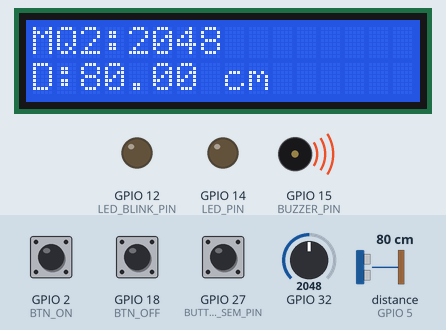
Bench run of a program on a simulated ESP32. Shown: 16×2 character LCD, output pins drawn as LEDs (lit = HIGH), buzzer (waves = sounding). Dashed ring = blinking. The inputs (shaded band) are chosen by the test bench; at power-on: GPIO 2 (BTN_ON) LOW, GPIO 27 (BUTTON_SEM_PIN) LOW, GPIO 18 (BTN_OFF) LOW, distance to the obstacle (sensor on GPIO 5) 80 cm, GPIO 32 = 2048. The echo pulse lasts 58.3 µs per cm; what the program prints to the serial monitor is not drawn.

Above: at 1.78 s.
1.8 s: GPIO 2 (BTN_ON) pulled HIGH for 0.15 s
At 2.37 s:
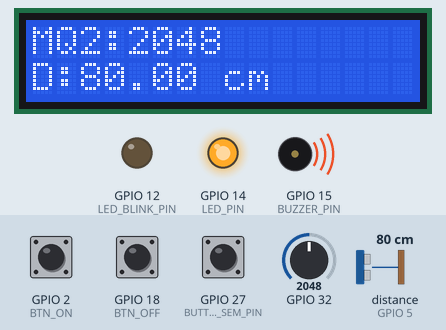
2.5 s: GPIO 27 (BUTTON_SEM_PIN) pulled HIGH for 0.15 s
At 2.91 s:
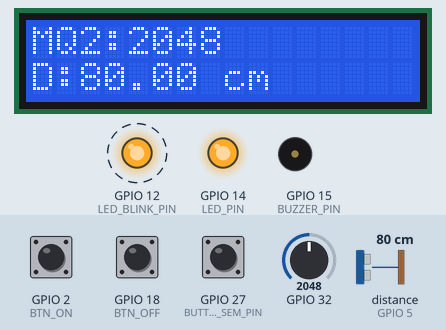
3.2 s: GPIO 18 (BTN_OFF) pulled HIGH for 0.15 s
At 3.8 s:
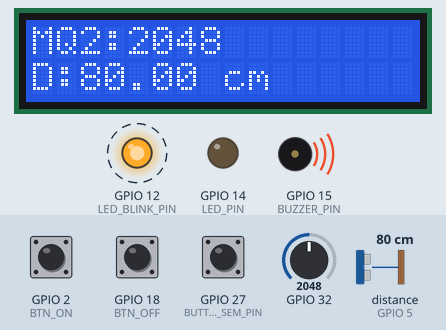
3.9 s: distance to the obstacle (sensor on GPIO 5) set to 2 cm
At 5.93 s:
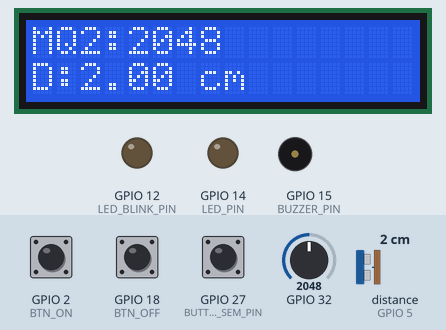
6.5 s: GPIO 32 set to 2866
At 8.8 s:
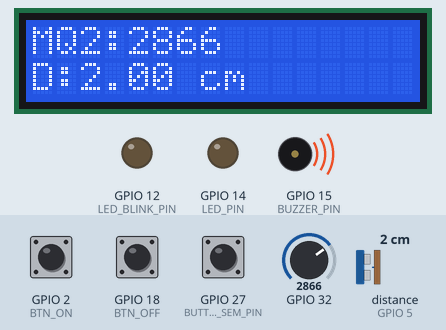
9.5 s: distance to the obstacle (sensor on GPIO 5) set to 4 cm
At 11.8 s:
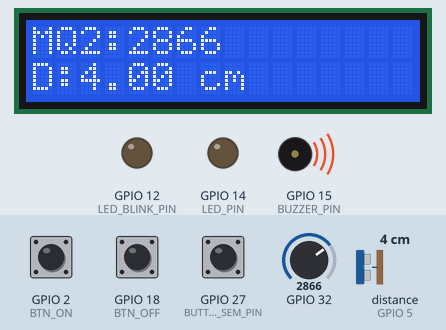
Timing chart, 0 to 12.5 s (numbered marks = the images above; inputs shaded):
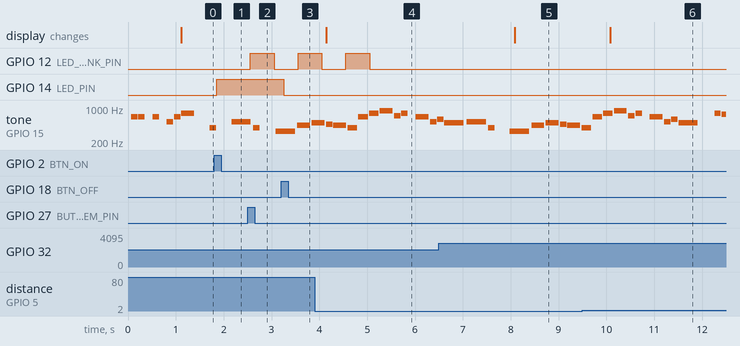

Measured:
- after the input at 1.8 s, GPIO 14 (LED_PIN): LOW → HIGH after 0.05 s
- after the input at 2.5 s, GPIO 12 (LED_BLINK_PIN): LOW → HIGH after 0.05 s, → LOW 0.50 s later
- after the input at 3.2 s, GPIO 14 (LED_PIN): HIGH → LOW after 0.05 s
- after the input at 3.9 s, the display: changes after 0.24 s (image 4)
- after the input at 6.5 s, the display: changes after 1.6 s (image 5)
- after the input at 9.5 s, the display: changes after 0.58 s (image 6)
- by itself, tone on GPIO 15 (BUZZER_PIN): plays 659 Hz for 0.20 s, 784 Hz for 0.20 s, 880 Hz for 0.27 s, 698 Hz for 0.14 s, 784 Hz for 0.14 s, 659 Hz for 0.27 s … (11 notes in this stretch)

The program:

main.cpp
```cpp
#include <Arduino.h>
#include <LiquidCrystal_I2C.h>
#include "HCSR04.h"
#include "freertos/FreeRTOS.h"
#include "freertos/task.h"
#include "freertos/timers.h"
#include "driver/adc.h"
#include "Melody.h"

// ==== Định nghĩa chân và thông số ====
#define TRIG_PIN 23
#define ECHO_PIN 5

#define MQ2_SENSOR_PIN ADC1_CHANNEL_4  // GPIO32

#define BUZZER_PIN 15
#define BUZZER_CHANNEL 0

#define I2C_ADDR 0x27
#define LCD_COLUMNS 16
#define LCD_ROWS 2

#define TIMER_PERIOD pdMS_TO_TICKS(1000)  // 5 giây

// button_led
#define BTN_ON 2
#define BTN_OFF 18
#define LED_PIN 14

// Semaphore
#define BUTTON_SEM_PIN  27
#define LED_BLINK_PIN   12
#define DEBOUNCE_DELAY_MS 50
#define BLINK_COUNT 3
#define LED_ON_TIME  500
#define LED_OFF_TIME 500

// ==== LCD và cảm biến siêu âm ====
LiquidCrystal_I2C lcd(I2C_ADDR, LCD_COLUMNS, LCD_ROWS);
UltraSonicDistanceSensor distanceSensor(TRIG_PIN, ECHO_PIN);

SemaphoreHandle_t btnSemaphore = NULL;
int mq2SensorValue = 0;

// ==== Task đọc cảm biến MQ2 (ADC) ====
void readMQ2SensorTask(void *pvParameters)
{
    while (1) {
        mq2SensorValue = adc1_get_raw((adc1_channel_t)MQ2_SENSOR_PIN);
        vTaskDelay(pdMS_TO_TICKS(1000));
    }
}

// ==== Hàm callback timer ====
void timerCallback(TimerHandle_t xTimer)
{
    double distance = distanceSensor.measureDistanceCm();

    lcd.clear();
    lcd.setCursor(0, 0);
    lcd.print("MQ2:");
    lcd.print(mq2SensorValue);

    lcd.setCursor(0, 1);
    if (isnan(distance)) {
        lcd.print("Distance err");
    } else {
        lcd.print("D:");
        lcd.print(distance, 2);
        lcd.print(" cm");
    }
}

// ==== Task điều khiển buzzer ====

// Tempo and timing
int tempo = 200;
int wholenote;

// Task function to play melody once
void TaskPlayMelody(void* pvParameters) {
  // Compute wholenote duration
  wholenote = (60000 * 4) / tempo;

  // Lấy trực tiếp biến numNotes_Lib đã được định nghĩa trong Melody.h do dùng extern
  for (int i = 0; i < numNotes_Lib * 2; i += 2) {
    int note = melody[i];
    int durationCode = melody[i + 1];
    int noteDuration;

    if (durationCode > 0) {
      noteDuration = wholenote / durationCode;
    } else {
      noteDuration = (wholenote / abs(durationCode)) * 1.5;
    }

    // Play tone for 90% of duration
    tone(BUZZER_PIN, note, noteDuration * 0.9);
    vTaskDelay((noteDuration) / portTICK_PERIOD_MS);
    noTone(BUZZER_PIN);
  }

  // Suspend task when done
  vTaskSuspend(NULL);
}

// ==== Task điều khiển LED bằng nút ON/OFF ====

void ledControlTask(void *pvParameters) {
    bool lastBtnOnState  = LOW;
    bool lastBtnOffState = LOW;
    bool stableBtnOnState  = LOW;
    bool stableBtnOffState = LOW;

    TickType_t lastDebounceOnTime  = 0;
    TickType_t lastDebounceOffTime = 0;

    while (1) {
        TickType_t currentTime = xTaskGetTickCount();
        bool currentOnReading  = digitalRead(BTN_ON);
        bool currentOffReading = digitalRead(BTN_OFF);

        // Xử lý nút BTN_ON
        if (currentOnReading != lastBtnOnState) {
            lastDebounceOnTime = currentTime;
        }
        if ((currentTime - lastDebounceOnTime) >= pdMS_TO_TICKS(DEBOUNCE_DELAY_MS)) {
            if (currentOnReading != stableBtnOnState) {
                stableBtnOnState = currentOnReading;
                if (stableBtnOnState == HIGH) {
                    digitalWrite(LED_PIN, HIGH);
                    Serial.println("LED ON");
                }
            }
        }
        lastBtnOnState = currentOnReading;

        // Xử lý nút BTN_OFF
        if (currentOffReading != lastBtnOffState) {
            lastDebounceOffTime = currentTime;
        }
        if ((currentTime - lastDebounceOffTime) >= pdMS_TO_TICKS(DEBOUNCE_DELAY_MS)) {
            if (currentOffReading != stableBtnOffState) {
                stableBtnOffState = currentOffReading;
                if (stableBtnOffState == HIGH) {
                    digitalWrite(LED_PIN, LOW);
                    Serial.println("LED OFF");
                }
            }
        }
        lastBtnOffState = currentOffReading;

        vTaskDelay(pdMS_TO_TICKS(10));  // Delay nhỏ để phản hồi nhanh
    }
}


// ==== Task đọc nút và cấp semaphore ====
void btnSemaphoreTask(void *pvParameters) {
    bool buttonState = LOW;
    bool lastReading = LOW;
    TickType_t lastDebounceTime = 0;

    while(1) {
        TickType_t currentTime = xTaskGetTickCount();
        bool currentReading = digitalRead(BUTTON_SEM_PIN);

        if (currentReading != lastReading) {
            lastDebounceTime = currentTime;
        }

        if ((currentTime - lastDebounceTime) >= pdMS_TO_TICKS(DEBOUNCE_DELAY_MS)) {
            if (currentReading != buttonState) {
                buttonState = currentReading;
                if (buttonState == HIGH) {
                    if (xSemaphoreGive(btnSemaphore) == pdTRUE) {
                        Serial.println("Semaphore given!");
                    }
                }
            }
        }

        lastReading = currentReading;
        vTaskDelay(pdMS_TO_TICKS(10));
    }
}

// ==== Task blink LED khi nhận được semaphore ====
void ledBlinkTask(void *pvParameters) {
    while(1) {
        if (xSemaphoreTake(btnSemaphore, portMAX_DELAY) == pdTRUE) {
            Serial.println("Semaphore taken, start LED blink!");
            for (int i = 0; i < BLINK_COUNT; i++) {
                digitalWrite(LED_BLINK_PIN, HIGH);
                vTaskDelay(pdMS_TO_TICKS(LED_ON_TIME));
                digitalWrite(LED_BLINK_PIN, LOW);
                vTaskDelay(pdMS_TO_TICKS(LED_OFF_TIME));
            }
            Serial.println("LED blink complete.");
        }
    }
}

// ==== Setup ====
void setup()
{
    Serial.begin(115200);

    pinMode(BTN_ON, INPUT_PULLDOWN);
    pinMode(BTN_OFF, INPUT_PULLDOWN);
    pinMode(LED_PIN, OUTPUT);

    adc1_config_width(ADC_WIDTH_BIT_12);
    adc1_config_channel_atten(MQ2_SENSOR_PIN, ADC_ATTEN_DB_0);

    lcd.init();
    lcd.setBacklight(1);

    pinMode(BUZZER_PIN, OUTPUT);

    TimerHandle_t xTimer = xTimerCreate("SensorTimer", TIMER_PERIOD, pdTRUE, (void *)0, timerCallback);
    if (xTimer != NULL) {
        xTimerStart(xTimer, 0);
    }

    pinMode(BUTTON_SEM_PIN, INPUT_PULLDOWN);
    pinMode(LED_BLINK_PIN, OUTPUT);
    btnSemaphore = xSemaphoreCreateCounting(5, 0);
    if (btnSemaphore == NULL) {
        Serial.println("Failed to create semaphore!");
        while (1);
    }

    // Tạo các task
    xTaskCreate(readMQ2SensorTask, "ReadMQ2SensorTask", 2048, NULL, 2, NULL);
    xTaskCreate(TaskPlayMelody, "PlayMelody", 2048, NULL, 2, NULL);
    xTaskCreate(ledControlTask, "LED Control", 2048, NULL, 3, NULL);
    xTaskCreate(btnSemaphoreTask, "BtnSemaphoreTask", 2048, NULL, 2, NULL);
    xTaskCreate(ledBlinkTask, "LED_BlinkTask", 2048, NULL, 2, NULL);
}

void loop() {
    // Không sử dụng loop trong FreeRTOS
}
```

Melody.c
```cpp
#include "Melody.h"

// Melody array: note, duration pairs
const int melody[] = {
  // Super Mario Bros theme
  // Score available at https://musescore.com/user/2123/scores/2145
  // Theme by Koji Kondo

  NOTE_E5,8, NOTE_E5,8, REST,8, NOTE_E5,8, REST,8, NOTE_C5,8, NOTE_E5,8, //1
  NOTE_G5,4, REST,4, NOTE_G4,8, REST,4,
  NOTE_C5,-4, NOTE_G4,8, REST,4, NOTE_E4,-4, // 3
  NOTE_A4,4, NOTE_B4,4, NOTE_AS4,8, NOTE_A4,4,
  NOTE_G4,-8, NOTE_E5,-8, NOTE_G5,-8, NOTE_A5,4, NOTE_F5,8, NOTE_G5,8,
  REST,8, NOTE_E5,4,NOTE_C5,8, NOTE_D5,8, NOTE_B4,-4,
  NOTE_C5,-4, NOTE_G4,8, REST,4, NOTE_E4,-4, // repeats from 3
  NOTE_A4,4, NOTE_B4,4, NOTE_AS4,8, NOTE_A4,4,
  NOTE_G4,-8, NOTE_E5,-8, NOTE_G5,-8, NOTE_A5,4, NOTE_F5,8, NOTE_G5,8,
  REST,8, NOTE_E5,4,NOTE_C5,8, NOTE_D5,8, NOTE_B4,-4,


  REST,4, NOTE_G5,8, NOTE_FS5,8, NOTE_F5,8, NOTE_DS5,4, NOTE_E5,8,//7
  REST,8, NOTE_GS4,8, NOTE_A4,8, NOTE_C4,8, REST,8, NOTE_A4,8, NOTE_C5,8, NOTE_D5,8,
  REST,4, NOTE_DS5,4, REST,8, NOTE_D5,-4,
  NOTE_C5,2, REST,2,

  REST,4, NOTE_G5,8, NOTE_FS5,8, NOTE_F5,8, NOTE_DS5,4, NOTE_E5,8,//repeats from 7
  REST,8, NOTE_GS4,8, NOTE_A4,8, NOTE_C4,8, REST,8, NOTE_A4,8, NOTE_C5,8, NOTE_D5,8,
  REST,4, NOTE_DS5,4, REST,8, NOTE_D5,-4,
  NOTE_C5,2, REST,2,

  NOTE_C5,8, NOTE_C5,4, NOTE_C5,8, REST,8, NOTE_C5,8, NOTE_D5,4,//11
  NOTE_E5,8, NOTE_C5,4, NOTE_A4,8, NOTE_G4,2,

  NOTE_C5,8, NOTE_C5,4, NOTE_C5,8, REST,8, NOTE_C5,8, NOTE_D5,8, NOTE_E5,8,//13
  REST,1,
  NOTE_C5,8, NOTE_C5,4, NOTE_C5,8, REST,8, NOTE_C5,8, NOTE_D5,4,
  NOTE_E5,8, NOTE_C5,4, NOTE_A4,8, NOTE_G4,2,
  NOTE_E5,8, NOTE_E5,8, REST,8, NOTE_E5,8, REST,8, NOTE_C5,8, NOTE_E5,4,
  NOTE_G5,4, REST,4, NOTE_G4,4, REST,4,
  NOTE_C5,-4, NOTE_G4,8, REST,4, NOTE_E4,-4, // 19

  NOTE_A4,4, NOTE_B4,4, NOTE_AS4,8, NOTE_A4,4,
  NOTE_G4,-8, NOTE_E5,-8, NOTE_G5,-8, NOTE_A5,4, NOTE_F5,8, NOTE_G5,8,
  REST,8, NOTE_E5,4, NOTE_C5,8, NOTE_D5,8, NOTE_B4,-4,

  NOTE_C5,-4, NOTE_G4,8, REST,4, NOTE_E4,-4, // repeats from 19
  NOTE_A4,4, NOTE_B4,4, NOTE_AS4,8, NOTE_A4,4,
  NOTE_G4,-8, NOTE_E5,-8, NOTE_G5,-8, NOTE_A5,4, NOTE_F5,8, NOTE_G5,8,
  REST,8, NOTE_E5,4, NOTE_C5,8, NOTE_D5,8, NOTE_B4,-4,

  NOTE_E5,8, NOTE_C5,4, NOTE_G4,8, REST,4, NOTE_GS4,4,//23
  NOTE_A4,8, NOTE_F5,4, NOTE_F5,8, NOTE_A4,2,
  NOTE_D5,-8, NOTE_A5,-8, NOTE_A5,-8, NOTE_A5,-8, NOTE_G5,-8, NOTE_F5,-8,

  NOTE_E5,8, NOTE_C5,4, NOTE_A4,8, NOTE_G4,2, //26
  NOTE_E5,8, NOTE_C5,4, NOTE_G4,8, REST,4, NOTE_GS4,4,
  NOTE_A4,8, NOTE_F5,4, NOTE_F5,8, NOTE_A4,2,
  NOTE_B4,8, NOTE_F5,4, NOTE_F5,8, NOTE_F5,-8, NOTE_E5,-8, NOTE_D5,-8,
  NOTE_C5,8, NOTE_E4,4, NOTE_E4,8, NOTE_C4,2,

  NOTE_E5,8, NOTE_C5,4, NOTE_G4,8, REST,4, NOTE_GS4,4,//repeats from 23
  NOTE_A4,8, NOTE_F5,4, NOTE_F5,8, NOTE_A4,2,
  NOTE_D5,-8, NOTE_A5,-8, NOTE_A5,-8, NOTE_A5,-8, NOTE_G5,-8, NOTE_F5,-8,

  NOTE_E5,8, NOTE_C5,4, NOTE_A4,8, NOTE_G4,2, //26
  NOTE_E5,8, NOTE_C5,4, NOTE_G4,8, REST,4, NOTE_GS4,4,
  NOTE_A4,8, NOTE_F5,4, NOTE_F5,8, NOTE_A4,2,
  NOTE_B4,8, NOTE_F5,4, NOTE_F5,8, NOTE_F5,-8, NOTE_E5,-8, NOTE_D5,-8,
  NOTE_C5,8, NOTE_E4,4, NOTE_E4,8, NOTE_C4,2,
  NOTE_C5,8, NOTE_C5,4, NOTE_C5,8, REST,8, NOTE_C5,8, NOTE_D5,8, NOTE_E5,8,
  REST,1,

  NOTE_C5,8, NOTE_C5,4, NOTE_C5,8, REST,8, NOTE_C5,8, NOTE_D5,4, //33
  NOTE_E5,8, NOTE_C5,4, NOTE_A4,8, NOTE_G4,2,
  NOTE_E5,8, NOTE_E5,8, REST,8, NOTE_E5,8, REST,8, NOTE_C5,8, NOTE_E5,4,
  NOTE_G5,4, REST,4, NOTE_G4,4, REST,4,
  NOTE_E5,8, NOTE_C5,4, NOTE_G4,8, REST,4, NOTE_GS4,4,
  NOTE_A4,8, NOTE_F5,4, NOTE_F5,8, NOTE_A4,2,
  NOTE_D5,-8, NOTE_A5,-8, NOTE_A5,-8, NOTE_A5,-8, NOTE_G5,-8, NOTE_F5,-8,

  NOTE_E5,8, NOTE_C5,4, NOTE_A4,8, NOTE_G4,2, //40
  NOTE_E5,8, NOTE_C5,4, NOTE_G4,8, REST,4, NOTE_GS4,4,
  NOTE_A4,8, NOTE_F5,4, NOTE_F5,8, NOTE_A4,2,
  NOTE_B4,8, NOTE_F5,4, NOTE_F5,8, NOTE_F5,-8, NOTE_E5,-8, NOTE_D5,-8,
  NOTE_C5,8, NOTE_E4,4, NOTE_E4,8, NOTE_C4,2,

  //game over sound
  NOTE_C5,-4, NOTE_G4,-4, NOTE_E4,4, //45
  NOTE_A4,-8, NOTE_B4,-8, NOTE_A4,-8, NOTE_GS4,-8, NOTE_AS4,-8, NOTE_GS4,-8,
  NOTE_G4,8, NOTE_D4,8, NOTE_E4,-2,
};

// Calculate number of notes
const int numNotes_Lib = sizeof(melody) / sizeof(melody[0]) / 2;
```

Melody.h
```cpp
#ifndef MELODY_H
#define MELODY_H

#include "NotesMusic.h"

extern const int melody[];
extern const int numNotes_Lib;

#endif
```

NotesMusic.h
```cpp
#ifndef NOTES_H
#define NOTES_H

// Notes definitions
#define NOTE_B0  31
#define NOTE_C1  33
#define NOTE_CS1 35
#define NOTE_D1  37
#define NOTE_DS1 39
#define NOTE_E1  41
#define NOTE_F1  44
#define NOTE_FS1 46
#define NOTE_G1  49
#define NOTE_GS1 52
#define NOTE_A1  55
#define NOTE_AS1 58
#define NOTE_B1  62
#define NOTE_C2  65
#define NOTE_CS2 69
#define NOTE_D2  73
#define NOTE_DS2 78
#define NOTE_E2  82
#define NOTE_F2  87
#define NOTE_FS2 93
#define NOTE_G2  98
#define NOTE_GS2 104
#define NOTE_A2  110
#define NOTE_AS2 117
#define NOTE_B2  123
#define NOTE_C3  131
#define NOTE_CS3 139
#define NOTE_D3  147
#define NOTE_DS3 156
#define NOTE_E3  165
#define NOTE_F3  175
#define NOTE_FS3 185
#define NOTE_G3  196
#define NOTE_GS3 208
#define NOTE_A3  220
#define NOTE_AS3 233
#define NOTE_B3  247
#define NOTE_C4  262
#define NOTE_CS4 277
#define NOTE_D4  294
#define NOTE_DS4 311
#define NOTE_E4  330
#define NOTE_F4  349
#define NOTE_FS4 370
#define NOTE_G4  392
#define NOTE_GS4 415
#define NOTE_A4  440
#define NOTE_AS4 466
#define NOTE_B4  494
#define NOTE_C5  523
#define NOTE_CS5 554
#define NOTE_D5  587
#define NOTE_DS5 622
#define NOTE_E5  659
#define NOTE_F5  698
#define NOTE_FS5 740
#define NOTE_G5  784
#define NOTE_GS5 831
#define NOTE_A5  880
#define NOTE_AS5 932
#define NOTE_B5  988
#define NOTE_C6  1047
#define NOTE_CS6 1109
#define NOTE_D6  1175
#define NOTE_DS6 1245
#define NOTE_E6  1319
#define NOTE_F6  1397
#define NOTE_FS6 1480
#define NOTE_G6  1568
#define NOTE_GS6 1661
#define NOTE_A6  1760
#define NOTE_AS6 1865
#define NOTE_B6  1976
#define NOTE_C7  2093
#define NOTE_CS7 2217
#define NOTE_D7  2349
#define NOTE_DS7 2489
#define NOTE_E7  2637
#define NOTE_F7  2794
#define NOTE_FS7 2960
#define NOTE_G7  3136
#define NOTE_GS7 3322
#define NOTE_A7  3520
#define NOTE_AS7 3729
#define NOTE_B7  3951
#define NOTE_C8  4186
#define NOTE_CS8 4435
#define NOTE_D8  4699
#define NOTE_DS8 4978
#define REST      0

#endif
```
